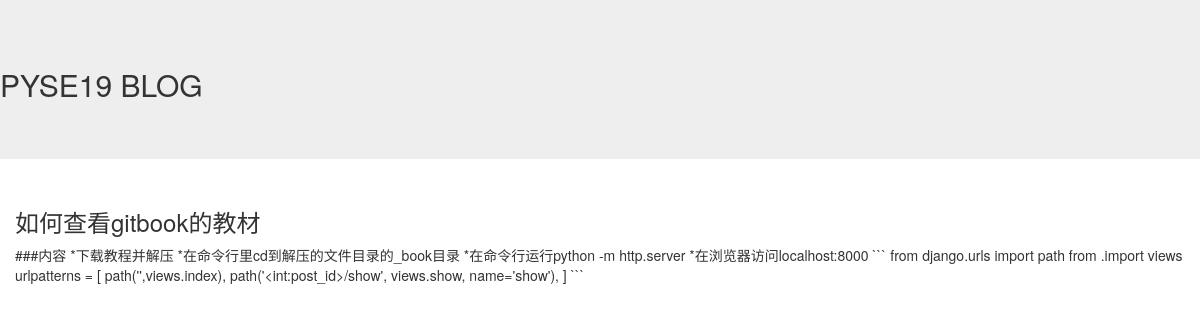
The page /blog/1/show on the database its author committed.
### blog/models.py (models this page shows, shortened)
class Post(models.Model):
    author = models.ForeignKey('auth.User', on_delete=models.CASCADE)
    title = models.CharField(max_length=200)
    text = models.TextField()
    created_date = models.DateTimeField(blank=True, default=timezone.now)
    published_date = models.DateTimeField(blank=True, null=True)

### blog/views.py (the view)
# urls.py: path('<int:post_id>/show', views.show, name='show'),
def show(request,post_id):
    post = get_object_or_404(Post,pk=post_id)
    return render(request,'blog/post_detail.html',{'post':post})

### blog/templates/blog/post_detail.html (shortened to what this page needs)
{% extends 'blog/base.html' %}
{% block content %}
    <h3>{{ post.title}}</h3>
     <div id="post-content">
        {{post.text}}
     </div>
{% endblock %}

### blog/templates/blog/base.html (shortened to what this page needs)
<!DOCTYPE html>
<html lang="zh-CN">
  <head>
    <link href="https://cdn.jsdelivr.net/npm/bootstrap@3.3.7/dist/css/bootstrap.min.css" rel="stylesheet">
  </head>
  <body>
    <div class="jumbotron">
        <h2 class="display-3">PYSE19 BLOG</h2>
    </div>
      <div class="container">
          <div class="row">
              <div class="clo-12">
                {% block content %}
                {% endblock %}
              </div>
          </div>
      </div>
  </body>
</html>

### rows shown on the page
Post: title "如何查看gitbook的教材", text "###内容 *下载教程并解压 *在命令行里cd到解压的文件目录的_book目录 *在命令行运行python -m http.server *在浏览器访问localhost:8000 ``` from django.urls import path from .import views urlpatterns = [ path('',views.index), path('<int:post_id>/show', views.show, name='show'), ] ```"
